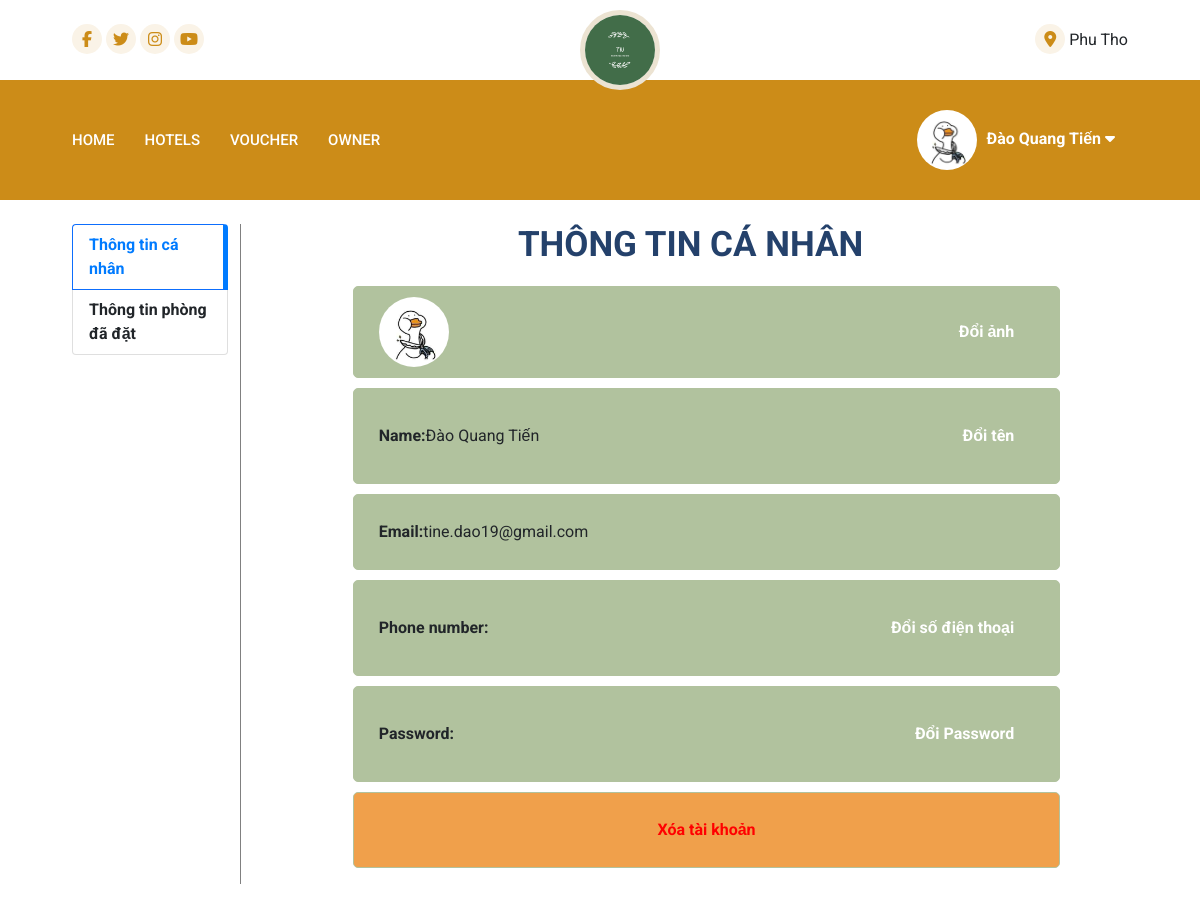
The page /profile.php (signed in, upper part) on the database as committed earlier.
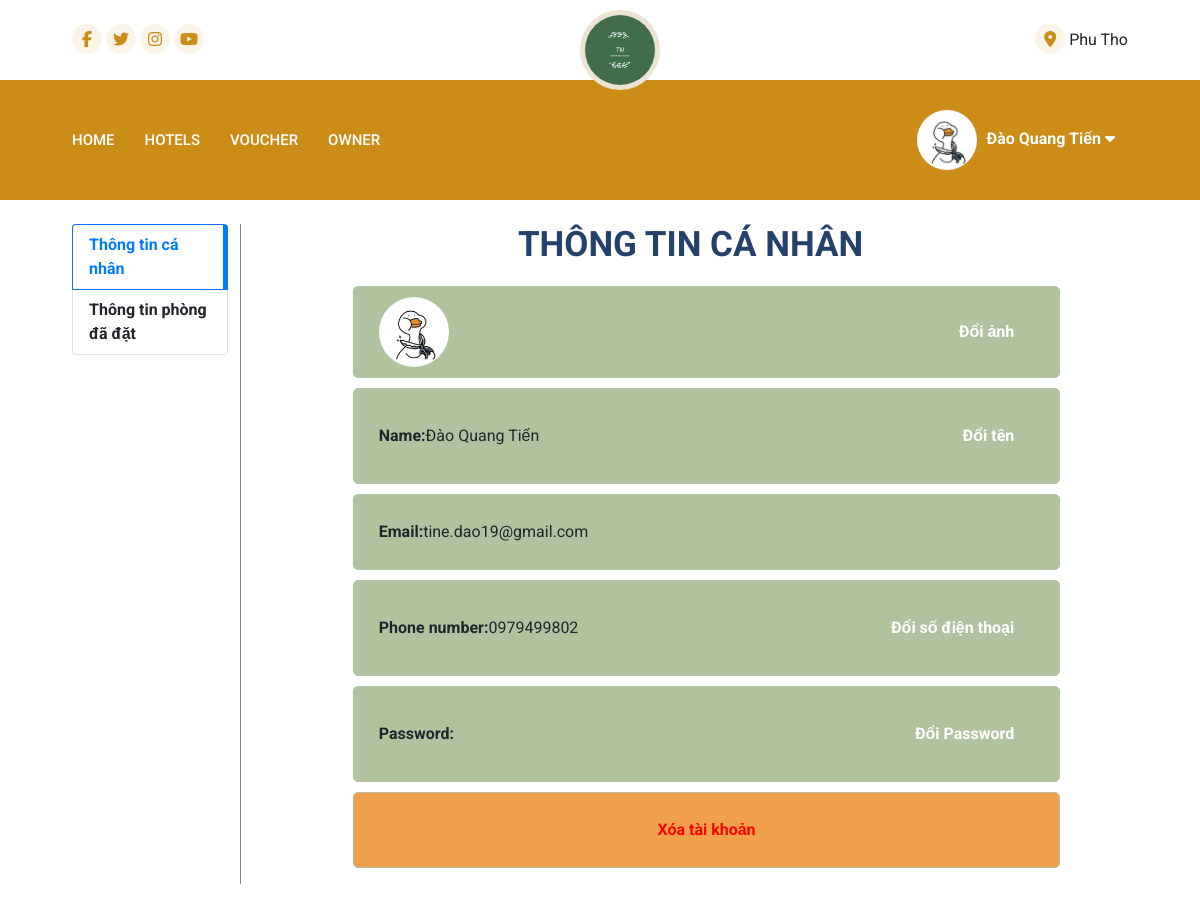
The same page on the database as committed later.
### tables this page shows
CREATE TABLE `users` (
  `id` int(11) NOT NULL,
  `name` varchar(255) DEFAULT NULL,
  `password` varchar(255) DEFAULT NULL,
  `profile_picture` varchar(255) NOT NULL,
  `email` varchar(255) DEFAULT NULL,
  `phone_number` varchar(20) DEFAULT NULL,
  `status` tinyint(255) NOT NULL DEFAULT 1
);

### config/database.php (called while the page is built, shortened)
<?php
class Database {
    public $conn;
    public function __construct() {
        $this->conn = new mysqli(self::DB_SERVER, self::DB_USERNAME, self::DB_PASSWORD, self::DB_NAME);
        $this->conn->set_charset("utf8mb4");
        $this->conn->query("UPDATE vouchers
SET status = CASE
    WHEN start_date <= CURDATE() AND end_date >= CURDATE() THEN 1
    ELSE 0
END;");
    }
public function select($table, $condition = "", $limit = "") {
    $sql = "SELECT * FROM $table";
    if (!empty($condition)) {
        $sql .= " WHERE $condition";
    }
    if (!empty($limit)) {
        $sql .= " LIMIT $limit";
    }
    $result = $this->conn->query($sql);
    return $result->fetch_all(MYSQLI_ASSOC);
}
}

### profile.php (the view, shortened to what this page needs)
<?php
    include('config/database.php');
    include('layouts/header.php');
    include('layouts/navbar.php');
$user = $db->select('users', 'id = "' . $_SESSION['id'] . '"', 1)[0];
?>
    <div class="container mt-4">
        <div class="row">
        <div class="col">
            <div class="list-group">
                <a href="profile.php" class="list-group-item active list-group-item-action">Thông tin cá nhân</a>
                <a href="booking.php" class="list-group-item list-group-item-action">Thông tin phòng đã đặt</a>
            </div>
        </div>
        <div class="col-10">
    <h3 class="text-center"><b>THÔNG TIN CÁ NHÂN</b></h3>
    <div class="container">
        <ul>
            <li class="itemPro avatar">
                <div class="textA">
                    <img src="assets/upload/avatars/<?php echo $user['profile_picture'] ?>" alt="">
                    <button onclick="toggleForm('formAvatar')">Đổi ảnh</button>
                </div>
            </li>
            <li class="itemPro">
                <div class="textA">
                    <div class="d-flex align-items-center"><b>Name: </b> <?php echo $user['name'] ?></div>
                    <button onclick="toggleForm('formName')">Đổi tên</button>
                </div>
            </li>
            <li class="itemPro">
                <div class="d-flex align-items-center"><b>Email: </b> <?php echo $user['email'] ?></div>
            </li>
            <li class="itemPro">
                <div class="textA">
                <div class="d-flex align-items-center"><b>Phone number: </b> <?php echo $user['phone_number'] ?></div>
                <button onclick="toggleForm('formPhone')">Đổi số điện thoại</button>
                </div>
            </li>
            <li class="itemPro">
                <div class="textA">
                <b class="text-center">Password:</b>
                <button onclick="toggleForm('formPassword')">Đổi Password</button>
                </div>
            </li>
            <a href="javascript:void(0)" class="w-100 text-center" onclick="return confirm('Bạn có chắc chắn muốn xóa tài khoản?') ? window.location.href='config/profile_handle.php?action=delete' : false;">
                <li class="itemPro deleteAccount">
                    Xóa tài khoản
                </li>
            </a>
        </ul>
    </div>
</div>
        </div>
    </div>
<?php
include('layouts/footer.php');

### layouts/header.php (shortened to what this page needs)
<!DOCTYPE html>
<html lang="en" dir="ltr">
<head>
  <link href="vendor/bootstrap-5.0.2-dist/css/bootstrap.min.css" rel="stylesheet">
  <link rel="stylesheet" href="https://pro.fontawesome.com/releases/v5.10.0/css/all.css" />
  <link rel="stylesheet" href="https://cdnjs.cloudflare.com/ajax/libs/OwlCarousel2/2.3.4/assets/owl.carousel.css" />
  <link rel="stylesheet" href="https://cdnjs.cloudflare.com/ajax/libs/OwlCarousel2/2.3.4/assets/owl.theme.default.min.css" />
  <link rel="stylesheet" href="assets/css/style.css">
</head>
<body>

### layouts/navbar.php (shortened to what this page needs)
<section class="head">
    <div class="container flex1">
        <div class="scoial">
            <i class="fab fa-facebook-f"></i>
            <i class="fab fa-twitter"></i>
            <i class="fab fa-instagram"></i>
            <i class="fab fa-youtube"></i>
        </div>
        <div class="logo">
            <a href="index.php"><img src="assets/img/logo.png"></a>
        </div>
        <div class="address">
        <i class="fas fa-map-marker-alt"></i>
        <span>Phu Tho</span>
      </div>
    </div>
</section>
<header class="header">
    <div class="container">
        <nav class="navbar flex1">
            <ul class="nav-menu" style="margin-bottom: 0;">
                <li> <a href="index.php">Home</a> </li>
                <li> <a href="hotels.php">Hotels</a> </li>
                <li> <a href="voucher.php">Voucher</a> </li>
                <li> <a href="owner/index.php">Owner</a> </li>
            </ul>
            <div class="inforUser sticky_infor">
                <?php
                if (isset($_SESSION['name'])) {
                    $db = new Database();
                    $user = $db->select('users', 'id = "' . $_SESSION['id'] . '"', 1)[0];
                    echo '<span id="userName" class=" btn user_name">   <img src="assets/upload/avatars/' . $user['profile_picture'].'" alt="">' . $_SESSION['name'] . ' <i id="arrowI" class="fa-solid fa-caret-down"></i></span>
                    <div class="hoverUserInfor">
                        <ul>
                            <li><a href="profile.php">Profile</a></li>
                            <li><a href="booking.php">Booking</a></li>
                            <li><a href="action/logout.php">Logout</a></li>
                        </ul>
                    </div>';
                } else {
                    echo '<a class="user_name" style="color:white; font-weight:bold;" href="login.php">LOGIN</a>';
                }
                ?>
            </div>
        </nav>
    </div>
</header>

### layouts/footer.php (shortened to what this page needs)
<link rel="stylesheet" href="https://cdnjs.cloudflare.com/ajax/libs/font-awesome/6.7.2/css/all.min.css" />
</body>
</html>

### assets/css/style.css (style rules this page uses)
* { padding: 0; margin: 0; box-sizing: border-box; }
html, body { font-family: "Roboto", serif; font-optical-sizing: auto; font-style: normal; font-variation-settings:"wdth" 100; scroll-behavior: smooth; }
.container { max-width: 90%; margin: auto; }
li { list-style: none; }
a { text-decoration: none; transition: 0.5s; }
.flex1 { display: flex; justify-content: space-between; transition: 0.5s; }
.head { height: 10vh; line-height: 10vh; }
.head i { width: 30px; height: 30px; border-radius: 50%; line-height: 30px; background: #FAF3E7; text-align: center; color: #CC8C18; }
.head img { margin-top: 10px; }
header { background: #CC8C18; padding: 15px 0 15px 0; color: white; }
.navbar { display: flex; align-items: center; }
.nav-menu { display: flex; justify-content: space-between; align-items: center; }
header ul { padding: 0 20px 0 0; }
header li { margin-right: 30px; }
.inforUser { cursor: pointer; user-select: none; }
.inforUser span { font-family: 'Roboto', sans-serif; color: white; transition: 0.5s; font-weight: bold; }
header ul li a { font-size: 15px; color: white; text-transform: uppercase; font-weight: 500; transition: 0.5s; }
.logo img { width: 80px; height: 80px; line-height: 80px; text-align: center; background: white; color: #CC8C18; border-radius: 50%; border: 5px solid #ECE3D2; font-size: 30px; }
header .sticky_logo, .sticky_infor { display: none; }
header .sticky_infor { display: block; }
.inforUser { padding-left: 20px; transition: 0.5s; }
button { background: #CC8C18; color: white; padding: 10px 20px; outline: none; border: none; border-radius: 30px; }
h3 { font-size: 35px; font-family: serif; color: #24416B; margin-bottom: 20px; }

### layouts/navbar.php (style rules this page uses)
#userName img { width: 60px; height: 60px; border-radius: 50%; object-fit: cover; margin-right: 10px; }

### profile.php (style rules this page uses)
* { font-family: 'Roboto', sans-serif; }
.list-group-item { font-weight: bold; }
.list-group .active { background-color: white; color: #007BFF; border-right: 5px solid #007BFF; }
.col-10 { border-left: 1px solid gray; }
.itemPro { width: 100%; margin: 10px 0; padding: 25px; background-color: #B1C29E; border: 1px solid #B1C29E; border-radius: 5px; }
.itemPro img { width: 70px; height: 70px ; border-radius: 50%; object-fit: cover; }
.avatar { padding: 10px 25px !important; }
.itemPro button { background:none; font-weight: bold; color: white; }
.textA { display: flex; justify-content: space-between; align-items: center; width: 100%; }
.deleteAccount { color: red; background-color: #F0A04B; font-weight: bold; }

Rows that differ between the two databases and show on the page:
changed users "Đào Quang Tiến": phone_number (not shown) → "0979499802"
